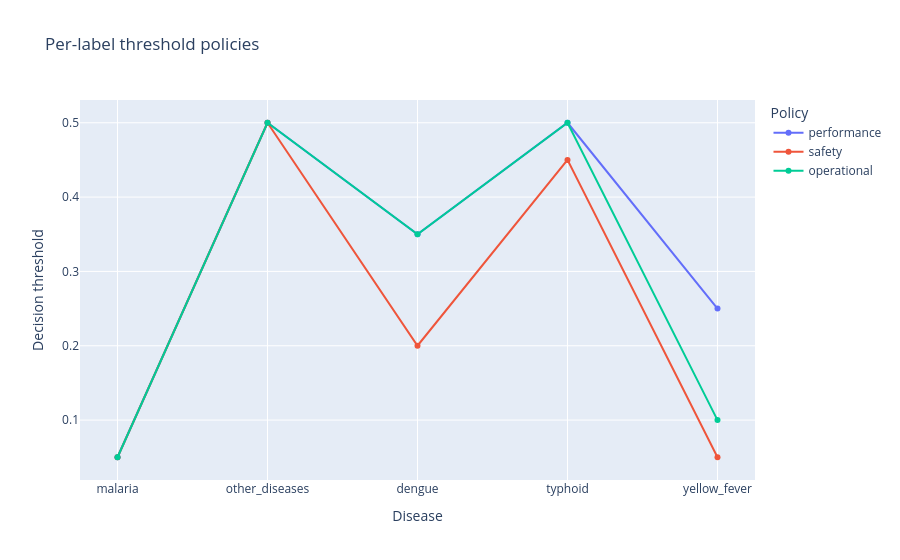

Notebook source saved alongside this figure:
### Markdown cell above
# 14. Threshold Optimization

A default threshold of 0.5 does not reflect disease imbalance or asymmetric
clinical cost. VECTRA-X defines three policies:

- **Performance:** maximize per-label F1.
- **Safety:** lower selected severe or rare-label thresholds to improve recall.
- **Operational:** balance recall with confirmatory-test and review capacity.

### Code cell
policies = read_table("threshold_policies.csv")
display(policies)
policy_long = policies.melt(id_vars="label", var_name="policy", value_name="threshold")
px.line(
    policy_long,
    x="label",
    y="threshold",
    color="policy",
    markers=True,
    title="Per-label threshold policies",
    labels={"label": "Disease", "threshold": "Decision threshold", "policy": "Policy"},
).show()

### Figure 1 — Plotly figure (JSON) as saved in the notebook; plotly's stock layout.template omitted (floating-point values rounded to 4 significant figures)
{"data": [{"hovertemplate": "Policy=performance<br>Disease=%{x}<br>Decision threshold=%{y}<extra></extra>", "legendgroup": "performance", "line": {"color": "#636efa", "dash": "solid"}, "marker": {"symbol": "circle"}, "mode": "lines+markers", "name": "performance", "orientation": "v", "showlegend": true, "type": "scatter", "x": ["malaria", "other_diseases", "dengue", "typhoid", "yellow_fever"], "xaxis": "x", "y": [0.05, 0.5, 0.35, 0.5, 0.25], "yaxis": "y"}, {"hovertemplate": "Policy=safety<br>Disease=%{x}<br>Decision threshold=%{y}<extra></extra>", "legendgroup": "safety", "line": {"color": "#EF553B", "dash": "solid"}, "marker": {"symbol": "circle"}, "mode": "lines+markers", "name": "safety", "orientation": "v", "showlegend": true, "type": "scatter", "x": ["malaria", "other_diseases", "dengue", "typhoid", "yellow_fever"], "xaxis": "x", "y": [0.05, 0.5, 0.2, 0.45, 0.05], "yaxis": "y"}, {"hovertemplate": "Policy=operational<br>Disease=%{x}<br>Decision threshold=%{y}<extra></extra>", "legendgroup": "operational", "line": {"color": "#00cc96", "dash": "solid"}, "marker": {"symbol": "circle"}, "mode": "lines+markers", "name": "operational", "orientation": "v", "showlegend": true, "type": "scatter", "x": ["malaria", "other_diseases", "dengue", "typhoid", "yellow_fever"], "xaxis": "x", "y": [0.05, 0.5, 0.35, 0.5, 0.1], "yaxis": "y"}], "layout": {"legend": {"title": {"text": "Policy"}, "tracegroupgap": 0}, "title": {"text": "Per-label threshold policies"}, "xaxis": {"anchor": "y", "domain": [0.0, 1.0], "title": {"text": "Disease"}}, "yaxis": {"anchor": "x", "domain": [0.0, 1.0], "title": {"text": "Decision threshold"}}}}
